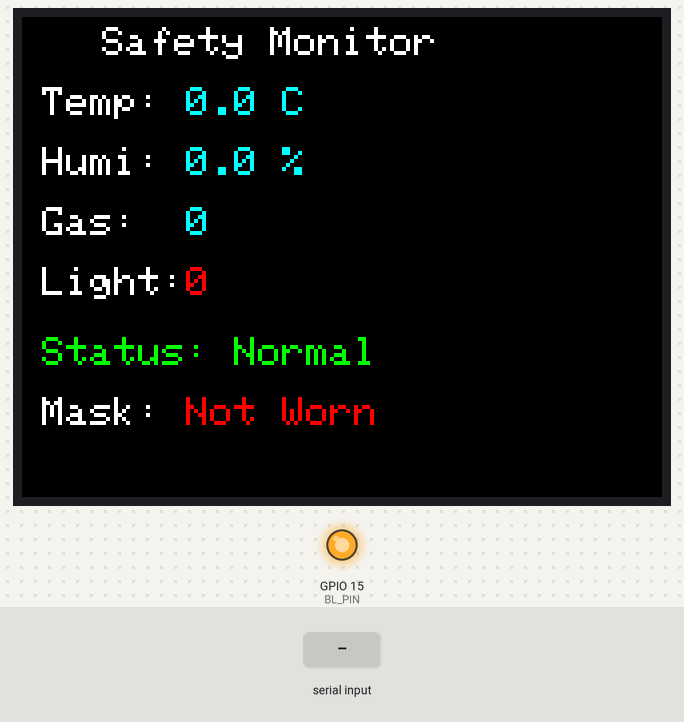
Bench run of a sketch on a simulated ESP32. Parts: 320×240 colour display, output pins drawn as LEDs (lit = HIGH). Inputs (shaded band) come from the test bench.

Above: at 1.6 s.
1.7 s: "90,45,200\n" received over the second serial link
At 2.9 s:
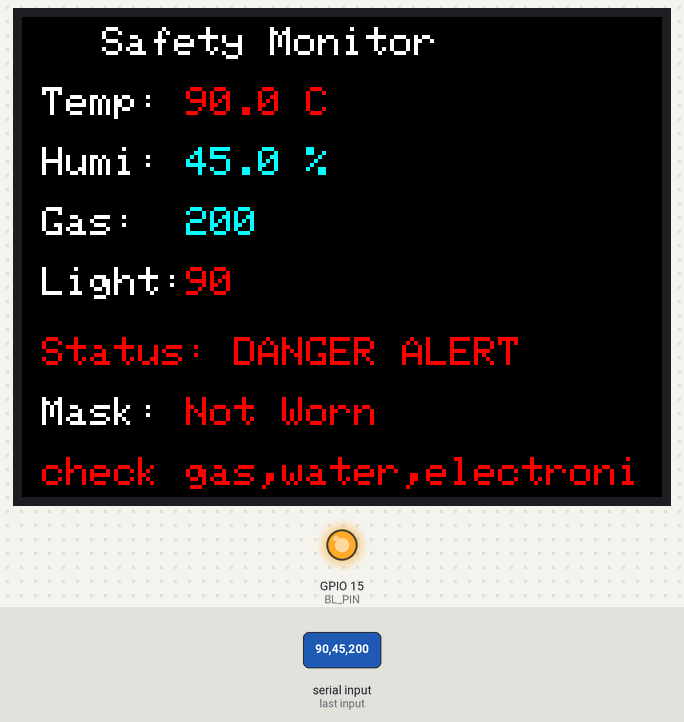
3.6 s: "30,150,10\n" received over the second serial link
At 4.9 s:
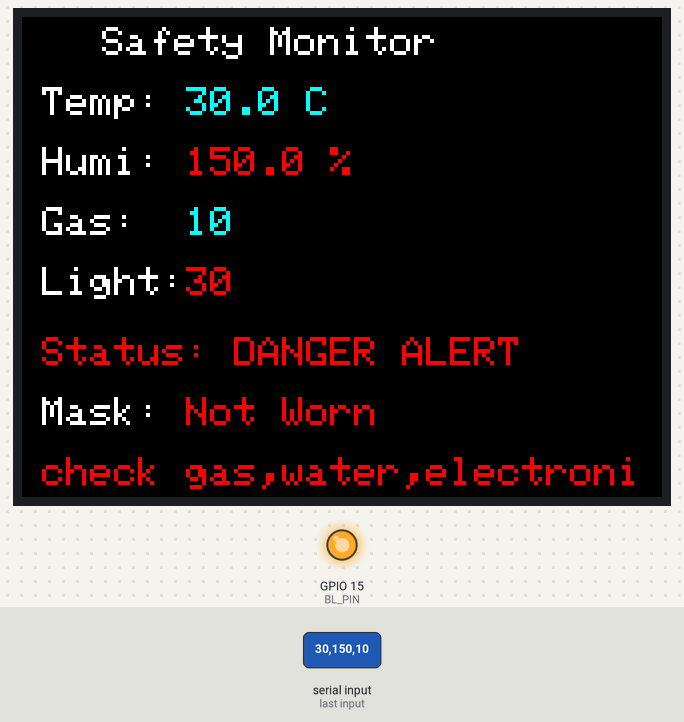
5.8 s: "90,45\n" received over the second serial link
At 6.9 s:
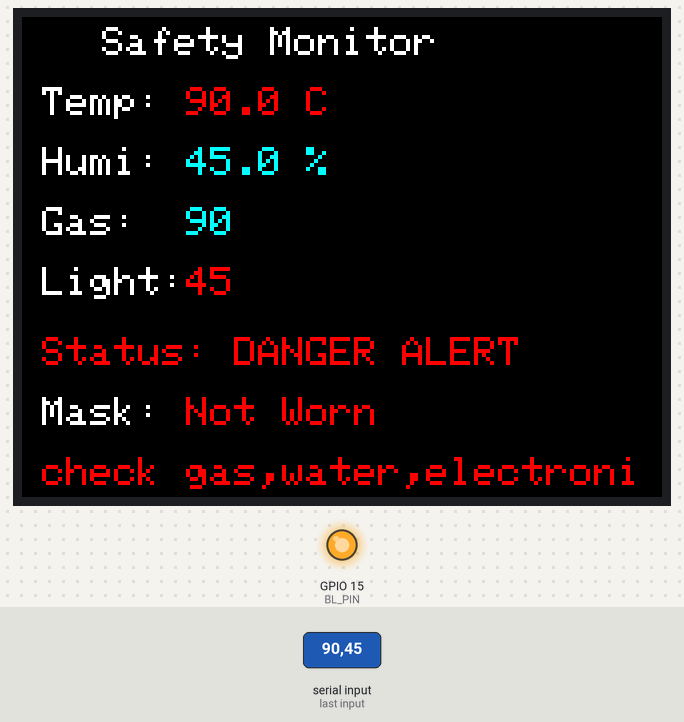
8.0 s: "2\n" received over the second serial link
At 9.9 s:
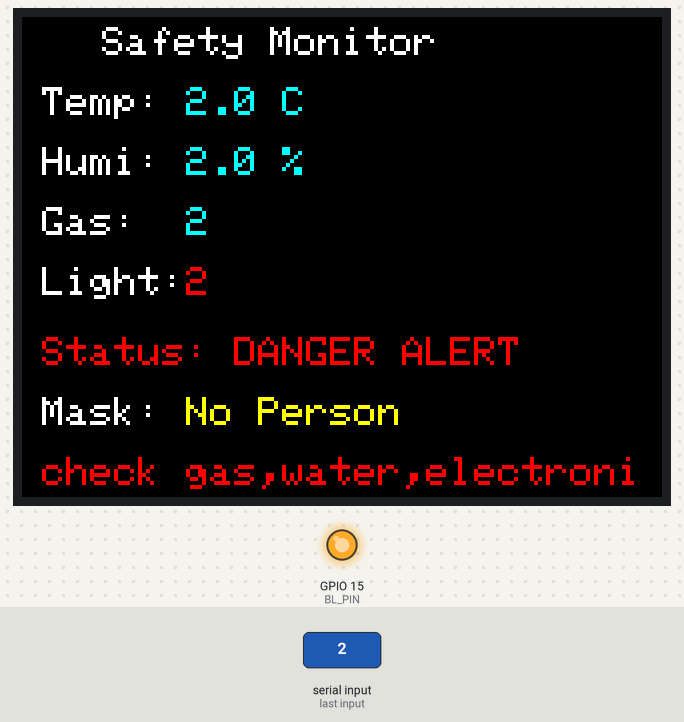
10.2 s: "1\n" received over the second serial link
At 12.0 s:
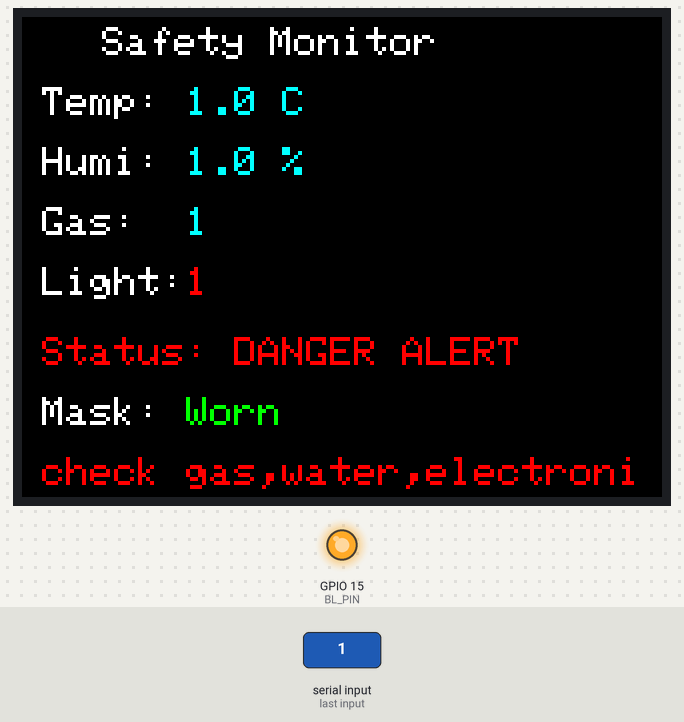
12.3 s: "5\n" received over the second serial link
At 14.0 s:
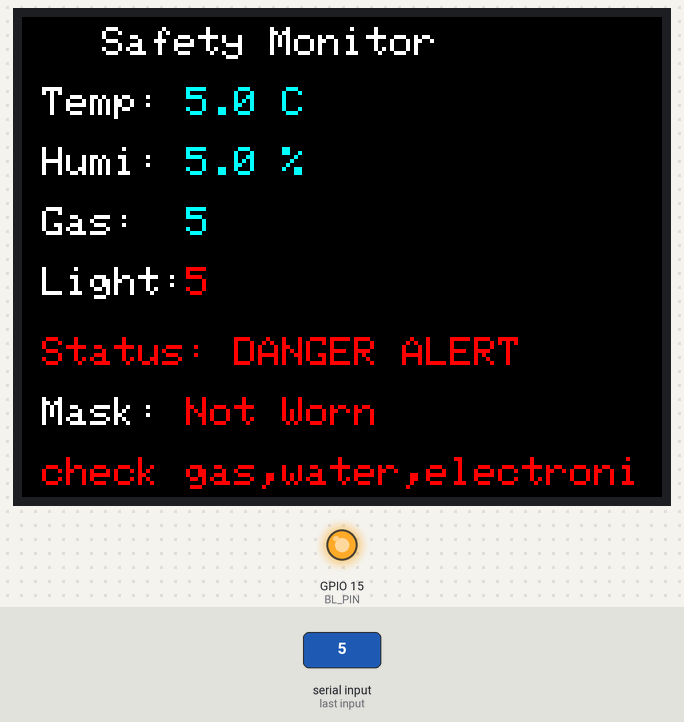
Timing chart, 0 to 15.5 s (numbered marks = the images above; inputs shaded):
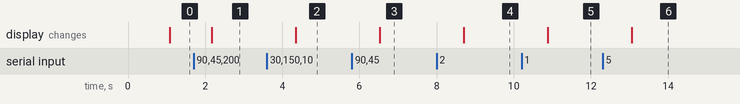

The sketch:

Wio_Terminal.ino
```cpp
#include <TFT_eSPI.h>
TFT_eSPI tft;
#define BL_PIN 15

String buf = "";
float temp, humi;
int gas, light, danger, remind, mask;

unsigned long lastUpdate = 0;
const unsigned long updateInterval = 1000; // 5秒刷新

// 阈值定义
const float TEMP_THRESHOLD = 38.0;
const float HUMI_THRESHOLD = 70.0;
const int GAS_THRESHOLD = 2000;
const int LIGHT_THRESHOLD = 1600;

void setup() {
  tft.begin();
  tft.setRotation(3);
  pinMode(BL_PIN, OUTPUT);
  digitalWrite(BL_PIN, HIGH);

  tft.fillScreen(TFT_BLACK);
  tft.setTextColor(TFT_WHITE);
  tft.setTextSize(2);
  tft.drawString("Waiting data...", 20, 40);

  Serial1.begin(9600);
}

void parse(String s) {
  int p1 = s.indexOf(',');
  int p2 = s.indexOf(',', p1 + 1);
  int p3 = s.indexOf(',', p2 + 1);
  int p4 = s.indexOf(',', p3 + 1);
  int p5 = s.indexOf(',', p4 + 1);
  int p6 = s.indexOf(',', p5 + 1);

  temp = s.substring(0, p1).toFloat();
  humi = s.substring(p1 + 1, p2).toFloat();
  gas = s.substring(p2 + 1, p3).toInt();
  light = s.substring(p3 + 1, p4).toInt();
  danger = s.substring(p4 + 1, p5).toInt();
  remind = s.substring(p5 + 1, p6).toInt();
  mask = s.substring(p6 + 1).toInt();
}

void show() {
  tft.fillScreen(TFT_BLACK);

  // 标题
  tft.setTextColor(TFT_WHITE);
  tft.setTextSize(2);
  tft.setCursor(40, 5);
  tft.print("Safety Monitor");

  // 温度
  tft.setTextSize(2);
  tft.setTextColor(TFT_WHITE);
  tft.setCursor(10, 35);
  tft.print("Temp: ");
  if (temp > TEMP_THRESHOLD) tft.setTextColor(TFT_RED);
  else                         tft.setTextColor(TFT_CYAN);
  tft.print(temp, 1); tft.print(" C");

  // 湿度
  tft.setTextColor(TFT_WHITE);
  tft.setCursor(10, 65);
  tft.print("Humi: ");
  if (humi > HUMI_THRESHOLD) tft.setTextColor(TFT_RED);
  else                         tft.setTextColor(TFT_CYAN);
  tft.print(humi, 1); tft.print(" %");

  // 煤气
  tft.setTextColor(TFT_WHITE);
  tft.setCursor(10, 95);
  tft.print("Gas:  ");
  if (gas > GAS_THRESHOLD) tft.setTextColor(TFT_RED);
  else                       tft.setTextColor(TFT_CYAN);
  tft.print(gas);

  // 光照
  tft.setTextColor(TFT_WHITE);
  tft.setCursor(10, 125);
  tft.print("Light:");
  if (light < LIGHT_THRESHOLD) tft.setTextColor(TFT_RED);
  else                           tft.setTextColor(TFT_CYAN);
  tft.print(light);

  // 状态
  tft.setTextColor(TFT_WHITE);
  tft.setCursor(10, 160);
  if (danger) {
    tft.setTextColor(TFT_RED);
    tft.print("Status: DANGER ALERT");
  } else if (remind) {
    tft.setTextColor(TFT_YELLOW);
    tft.print("Status: Turn off light");
  } else {
    tft.setTextColor(TFT_GREEN);
    tft.print("Status: Normal");
  }

 tft.setTextColor(TFT_WHITE);
  tft.setCursor(10, 190);
  tft.print("Mask: ");

  if (mask == 2) {
    tft.setTextColor(TFT_YELLOW);
    tft.print("No Person");
  } else if (mask == 1) {
    tft.setTextColor(TFT_GREEN);
    tft.print("Worn");
  } else {
    tft.setTextColor(TFT_RED);
    tft.print("Not Worn");
  }

  // 报警提示信息
  if (remind) {
    tft.setTextSize(2);
    tft.setTextColor(TFT_RED);
    tft.setCursor(10, 220);
    tft.print("check gas,water,electronic");
  }
}


void loop() {
  while (Serial1.available()) {
    char c = Serial1.read();
    if (c == '\n') {
      parse(buf);
      buf = "";
    } else {
      buf += c;
    }
  }

  if (millis() - lastUpdate >= updateInterval) {
    show();
    lastUpdate = millis();
  }
}
```

Measured:
- after the input at 1.7 s, the display: changes after 0.47 s (image 1)
- after the input at 3.6 s, the display: changes after 0.75 s (image 2)
- after the input at 5.8 s, the display: changes after 0.73 s (image 3)
- after the input at 8.0 s, the display: changes after 0.70 s (image 4)
- after the input at 10.2 s, the display: changes after 0.68 s (image 5)
- after the input at 12.3 s, the display: changes after 0.75 s (image 6)
